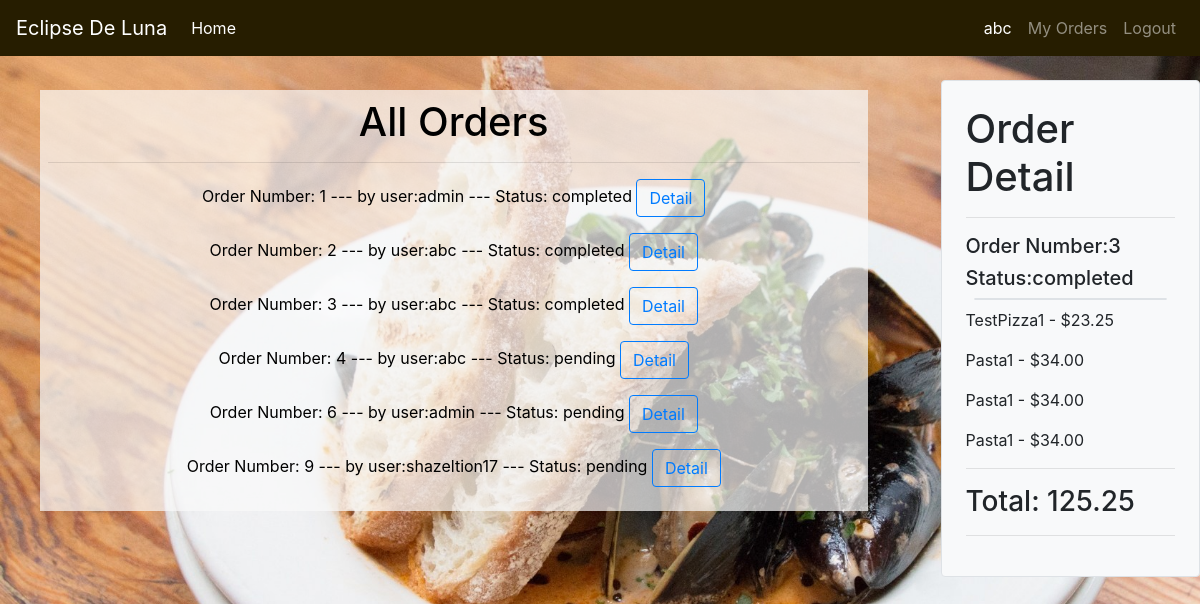
The page /staff_order/abc/3 on the database its author committed.
### orders/models.py (models this page shows, shortened)
class User_order(models.Model):
    user=models.ForeignKey(User,on_delete=models.CASCADE)
    order_number=models.IntegerField()
    status=models.CharField(max_length=64,default='initiated')

class Cart(models.Model):
    user =models.ForeignKey(User,on_delete=models.CASCADE)
    number=models.IntegerField()
    name = models.CharField(max_length=64)
    price = models.DecimalField(max_digits=7,decimal_places=2)
    def __str__(self):
        return f"{self.name} - ${self.price} "

### orders/views.py (the view)
# urls.py: path("staff_order/<str:user>/<str:order_number>", views.staff_order, name="staff_order"),
def staff_order(request,user,order_number):
    user = User.objects.get(username=user)
    context = {
        "Checkout":Cart.objects.filter(user=user,number=order_number),
        "Total":list(Cart.objects.filter(user=user,number=order_number).aggregate(Sum('price')).values())[0],
        "Order_number":order_number,
        "user":user,
        "All_orders":User_order.objects.exclude(status='initiated'),
        "Status":User_order.objects.get(user=user,order_number=order_number).status
    }
    return render(request,"staff_order.html",context)

### orders/templates/staff_order.html (shortened to what this page needs)
{% extends "base.html" %}
{% block content%}
<div class="container-fluid pt-3">
  <div class="row">
      <div class="col-9 text-center">
        <div class="back_col p-2">
          <h1>All Orders</h1>
          <hr>
      {% for item in All_orders%}
        <p>Order Number: {{item.order_number}}            ---  by user:{{item.user}}  ---  Status: {{item.status}}
        <button type="button" class="btn btn-outline-primary" > <a href="{% url 'staff_order' item.user item.order_number%}">Detail</a></button>
      </p>
      {% endfor %}
        </div>
      </div>
      <div class="col-3 pl-5 ">
              {% if user.is_authenticated %}
              <div class="bg-light p-4 border rounded position-fixed">
              {% if Status != 'initiated'%}
              <h1>Order Detail</h1>
              <hr>
              <h5>Order Number:{{Order_number}}</h5>
              <h5>Status:{{Status}}</h5>
              <div class="border rounded m-2"></div>
              {% for item in Checkout %}
                  <p>{{item}} </p>
              {% endfor %}
              <hr>
              <h3>Total: {{Total}}</h3>
              <hr>
              {% endif %}
              </div>
              {% endif %}
      </div>
  </div>
</div>
{% endblock %}

### orders/templates/base.html (shortened to what this page needs)
<!DOCTYPE html>
<html style="height: 100%" lang="en">
<head>
    {% load static %}
    <link rel="stylesheet" href="https://maxcdn.bootstrapcdn.com/bootstrap/4.4.1/css/bootstrap.min.css">
    <link rel="stylesheet" type="text/css" href="{% static 'style.css' %}">
</head>
<body style="height: 100%">
   <nav class="navbar navbar-expand-lg navbar-dark bg-dark fixed-top">
    <a class="navbar-brand" href="{% url 'index'%}">Eclipse De Luna</a>
    <ul class="navbar-nav mr-auto">
      <li class="nav-item active">
        <a class="nav-link" href="{% url 'index'%}">Home <span class="sr-only">(current)</span></a>
      </li>
    </ul>
    <div class="collapse navbar-collapse" id="navbarNav">
      <ul class="navbar-nav ml-auto">
        {% if user.is_authenticated %}
        <li class="nav-item active">
          <a class="nav-link" href="#">{{user}} <span class="sr-only">(current)</span></a>
        </li>
        <li class="nav-item">
          <a class="nav-link" href="{% url 'myOrders' Order_number%}">My Orders</a>
        </li>
        <li class="nav-item">
          <a class="nav-link" href="{% url 'logout'%}">Logout</a>
        </li>
        {% endif %}
      </ul>
    </div>
  </nav>
<div class="container-fluid mt-5 pt-3" >
  {%block content%}
  {% endblock %}
</div>
</body>
</html>

### orders/static/style.css (style rules this page uses)
.bg-dark { background-color: #261d00!important; }
.back_col { background-color: rgba(250, 250, 250 ,.7); margin: 10px; color: black; }

### rows shown on the page
User_order: order_number "1", user "admin", status "completed"
User_order: order_number "2", user "abc", status "completed"
User_order: order_number "3", user "abc", status "completed"
User_order: order_number "4", user "abc", status "pending"
User_order: order_number "6", user "admin", status "pending"
User_order: order_number "9", user "shazeltion17", status "pending"
Cart: name+price "TestPizza1 - $23.25"
Cart: name+price "Pasta1 - $34.00"
Cart: name+price "Pasta1 - $34.00"
Cart: name+price "Pasta1 - $34.00"

### other values the page prints
{{ user }} "abc"
{{ Order_number }} "3"
{{ Total }} "125.25"
